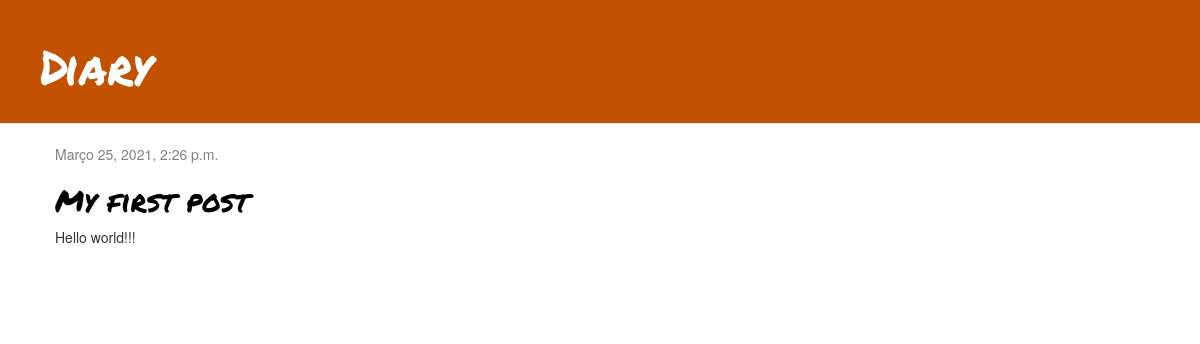
The app's page /, older data.
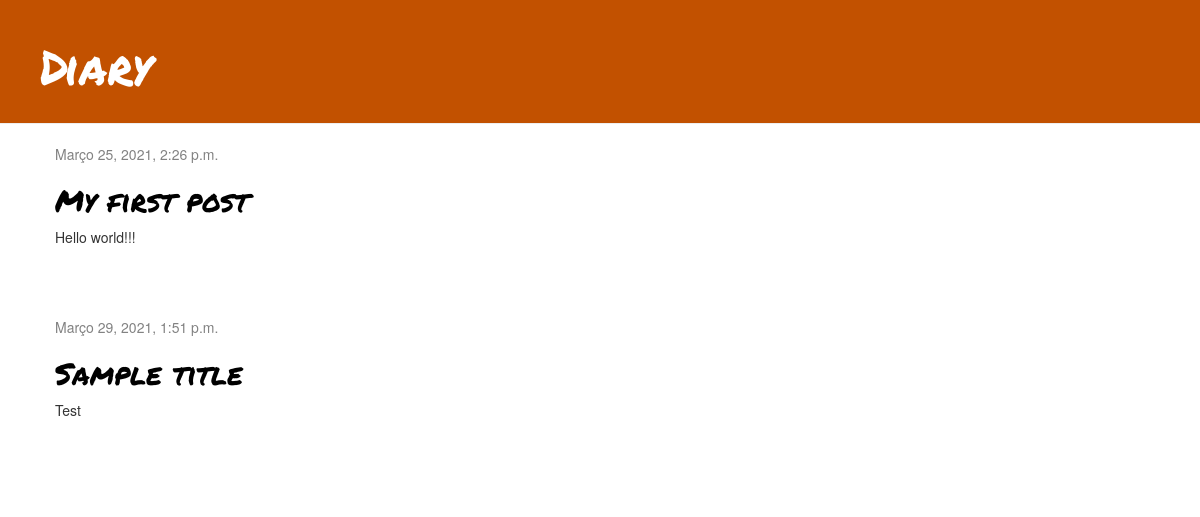
The same page, newer data.
### blog/models.py (models this page shows, shortened)
class Post(models.Model):
    author = models.ForeignKey(settings.AUTH_USER_MODEL, on_delete=models.CASCADE)
    title = models.CharField(max_length=200)
    text = models.TextField()
    created_date = models.DateTimeField(default=timezone.now)
    published_date = models.DateTimeField(blank=True, null=True)

### blog/views.py (the view)
# urls.py: path('', views.post_list, name='post_list'),
def post_list(request):
    posts = Post.objects.filter(published_date__lte=timezone.now()).order_by('published_date')
    return render(request, 'blog/post_list.html', {'posts': posts})

### blog/templates/blog/post_list.html
{% extends 'blog/base.html' %}
{% block content %}
    {% for post in posts %}
        <div class="post">
            <div class="date">
                {{ post.published_date }}
            </div>
            <h2><a href="">{{ post.title }}</a></h2>
            <p>{{ post.text|linebreaksbr }}</p>
        </div>
    {% endfor %}
{% endblock %}

Row changes from the older to the newer data that the page shows:
added Post: published_date "Março 29, 2021, 1:51 p.m.", title "Sample title", text "Test"
